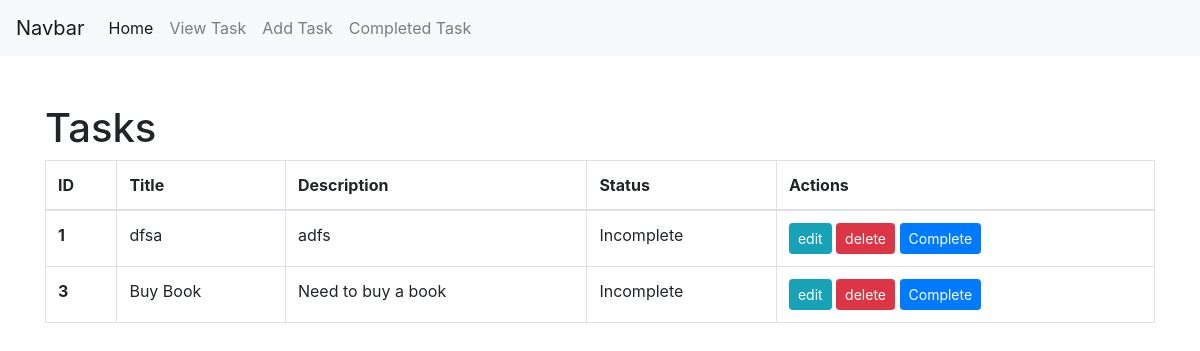
The app's page /, older data.
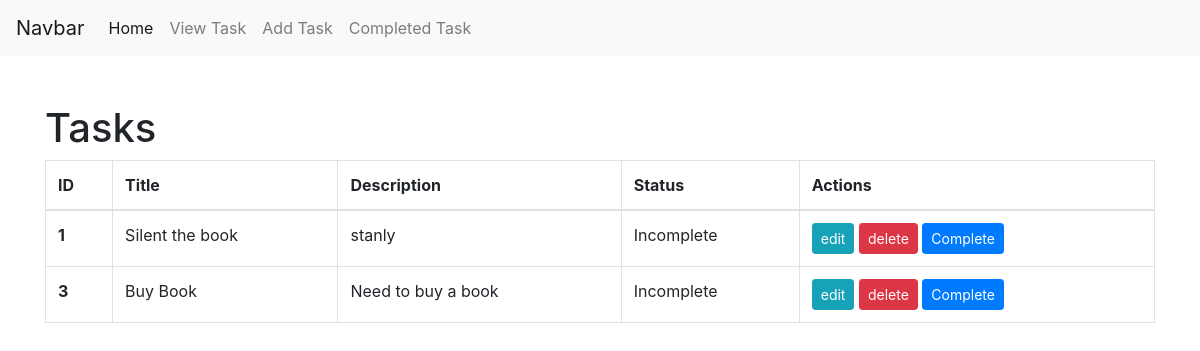
The same page, newer data.
### tasks/models.py (models this page shows)
class TaskModel(models.Model):
    taskTitle = models.CharField(max_length=30)
    taskDescription  = models.CharField(max_length=30)
    is_completed = models.BooleanField(default=False)

### tasks/views.py (the view)
# urls.py: 2. Add a URL to urlpatterns:  path('', views.home, name='home')
def home(request):
    task = TaskModel.objects.all()
    return render(request,"show_tasks.html",{"tasks":task})

### tasks/templates/show_tasks.html
{% extends 'base.html' %}
{% block content %}
    <div class="container py-5">
        {%if tasks %}
        <h1 class="">Tasks</h1>
        <table class="table table-bordered">
            <thead>
              <tr>
                <th scope="col">ID</th>
                <th scope="col">Title</th>
                <th scope="col">Description</th>
                <th scope="col">Status</th>
                <th scope="col">Actions</th>
              </tr>
            </thead>
            <tbody>
                {%for task in tasks%}
                    {%if not task.is_completed %}
                        <tr>
                            <th scope="row">{{task.id}}</th>
                            <td>{{task.taskTitle}}</td>
                            <td>{{task.taskDescription}}</td>
                            <td>
                                {%if task.is_completed %}
                                Complete
                                {%else%}
                                Incomplete
                                {% endif %}
                            </td>
                            <td>
                                <a href="{%url 'edit_task' id=task.id %}" class="btn btn-info btn-sm">edit</a>
                                <a href="{%url 'delete_task' id=task.id%}" class="btn btn-danger btn-sm">delete</a>
                                <a href="{%url 'complete_task' id=task.id%}" class="btn btn-primary btn-sm">Complete</a>
                            </td>
                        </tr>
                    {%endif%}
              {% endfor %}
            </tbody>
          </table>
          {%else%}
          <h1>No available task!!</h1>
          {%endif%}
    </div>
{% endblock  %}

Row changes from the older to the newer data that the page shows:
changed TaskModel id 1: taskTitle "dfsa" → "Silent the book"; taskDescription "adfs" → "stanly"
